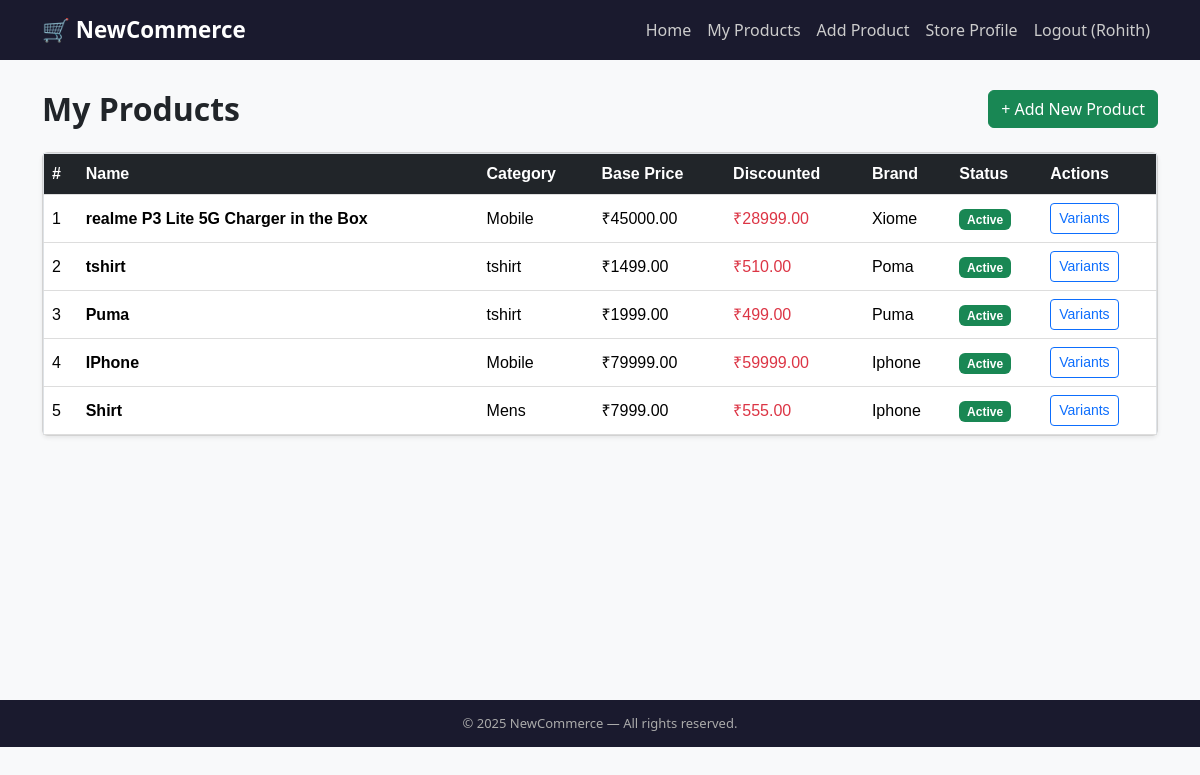
Screenshot of /core/display_products/ (signed in) with the database file from the repository.
### account/models.py (models this page shows)
class User(AbstractUser):
    role_choices = [
        ('customer', 'customer'),
        ('seller', 'seller'),
        ('admin', 'admin'),
    ]
    role=models.CharField(max_length=20, choices=role_choices, null=True, blank=True)
    phone_number=models.CharField(unique=True,null=True,blank=True)
    otp=models.IntegerField(null=True,blank=True)
    otp_expiery=models.DateTimeField(null=True,blank=True)
    otp_verified=models.BooleanField(default=False)

### core/models.py (models this page shows, shortened)
class Product(models.Model):
    name=models.CharField(max_length=200)
    description=models.TextField()
    category = models.ForeignKey(Category, on_delete=models.CASCADE, null=True, blank=True)
    base_price=models.DecimalField(max_digits=10,decimal_places=2)
    discounted_price=models.DecimalField(max_digits=10,decimal_places=2,null=True,blank=True)
    stock=models.CharField(max_length=50,null=True,blank=True)
    brand=models.CharField(max_length=50,null=True,blank=True)
    is_active=models.BooleanField(default=True)
    created_at=models.DateTimeField(auto_now_add=True)
    updated_at=models.DateTimeField(auto_now=True)
    seller=models.ForeignKey('sellar.Seller',on_delete=models.CASCADE,related_name='products',null=True,blank=True)

class Category(models.Model):
    name=models.CharField(max_length=100)
    parent_category = models.ForeignKey('self',on_delete=models.CASCADE,null=True,blank=True,related_name='subcategories')
    def __str__(self):
        return self.name

### core/views.py (the view)
# urls.py: path('display_products/',views.display_products,name='display_products'),
@login_required(login_url='/sellar/sellar_signin/')
def display_products(request):
    if hasattr(request.user, 'seller_profile'):
        products = Product.objects.filter(seller=request.user.seller_profile)
    else:
        products = Product.objects.all()
    context = {'products': products}
    return render(request, 'display_products.html', context)

### templates/display_products.html (shortened to what this page needs)
{% extends 'base.html' %}
{% load static %}
{% block extra_css %}
<link rel="stylesheet" href="{% static 'css/productlist.css' %}">
{% endblock %}
{% block content %}
<div class="d-flex justify-content-between align-items-center mb-4">
    <h2 class="fw-bold mb-0">My Products</h2>
    <a href="{% url 'add_product' %}" class="btn btn-success">+ Add New Product</a>
</div>
{% if products %}
<div class="card shadow-sm">
    <div class="table-responsive">
        <table class="table table-hover align-middle mb-0">
            <thead class="table-dark">
                <tr>
                    <th>#</th>
                    <th>Name</th>
                    <th>Category</th>
                    <th>Base Price</th>
                    <th>Discounted</th>
                    <th>Brand</th>
                    <th>Status</th>
                    <th>Actions</th>
                </tr>
            </thead>
            <tbody>
                {% for i in products %}
                <tr>
                    <td>{{ forloop.counter }}</td>
                    <td class="fw-semibold">{{ i.name }}</td>
                    <td>{{ i.category|default:"—" }}</td>
                    <td>₹{{ i.base_price }}</td>
                    <td>{% if i.discounted_price %}<span class="text-danger">₹{{ i.discounted_price }}</span>{% else %}—{% endif %}</td>
                    <td>{{ i.brand|default:"—" }}</td>
                    <td>
                        {% if i.is_active %}
                            <span class="badge bg-success">Active</span>
                        {% else %}
                            <span class="badge bg-secondary">Inactive</span>
                        {% endif %}
                    </td>
                    <td>
                        <a href="{% url 'varients' i.id %}" class="btn btn-outline-primary btn-sm">Variants</a>
                    </td>
                </tr>
                {% endfor %}
            </tbody>
        </table>
    </div>
</div>
{% else %}
<div class="text-center py-5">
    <h5 class="text-muted">You haven't added any products yet.</h5>
    <a href="{% url 'add_product' %}" class="btn btn-success mt-2">Add Your First Product</a>
</div>
{% endif %}
{% endblock %}

### templates/base.html (shortened to what this page needs)
{% load static %}
{% load crispy_forms_tags %}
<!DOCTYPE html>
<html lang="en">
<head>
    <link rel="stylesheet" href="{% static 'css/bootstrap.min.css' %}">
    {% block extra_css %}{% endblock %}
</head>
<body>
<nav class="navbar navbar-expand-lg">
    <div class="container">
        <a class="navbar-brand" href="{% url 'home' %}">🛒 NewCommerce</a>
        <div class="collapse navbar-collapse" id="navMenu">
            <ul class="navbar-nav ms-auto">
                <li class="nav-item"><a class="nav-link" href="{% url 'home' %}">Home</a></li>
                {% if user.is_authenticated %}
                    {% if user.role == 'seller' %}
                        <li class="nav-item"><a class="nav-link" href="{% url 'display_products' %}">My Products</a></li>
                        <li class="nav-item"><a class="nav-link" href="{% url 'add_product' %}">Add Product</a></li>
                        <li class="nav-item"><a class="nav-link" href="{% url 'seller_profile' %}">Store Profile</a></li>
                    {% endif %}
                    <li class="nav-item"><a class="nav-link" href="{% url 'logout' %}">Logout ({{ user.username }})</a></li>
                {% else %}
                    <li class="nav-item"><a class="nav-link" href="{% url 'signin' %}">Sign In</a></li>
                    <li class="nav-item"><a class="nav-link" href="{% url 'register' %}">Register</a></li>
                    <li class="nav-item"><a class="nav-link" href="{% url 'sellar_register' %}">Sell on NewCommerce</a></li>
                {% endif %}
            </ul>
        </div>
    </div>
</nav>
<div class="page-wrapper">
    <div class="container">
        {% block content %}{% endblock %}
    </div>
</div>
<footer>
    &copy; 2025 NewCommerce &mdash; All rights reserved.
</footer>
</body>
</html>

### static/css/productlist.css (style rules this page uses)
table { width: 100%; border: 1px solid black; margin-bottom: 20px; font-family: Arial, sans-serif; background-color: #fefefe; }
th, td { padding: 12px; text-align: left; border-bottom: 1px solid #ddd; }
th { background-color: #f2f2f2; }

### templates/base.html (style rules this page uses)
body { background-color: #f8f9fa; }
.navbar-brand { font-weight: 700; font-size: 1.4rem; color: #fff !important; }
.navbar { background-color: #1a1a2e; }
.navbar-nav .nav-link { color: #ccc !important; }
.page-wrapper { min-height: 80vh; padding: 30px 0; }
footer { background: #1a1a2e; color: #aaa; text-align: center; padding: 14px; font-size: 13px; }

### rows the page displays
User: username "Rohith"
Product: name "realme P3 Lite 5G Charger in the Box", category "Mobile", base_price "45000.00", discounted_price "28999.00", brand "Xiome", is_active "Active"
Product: name "tshirt", category "tshirt", base_price "1499.00", discounted_price "510.00", brand "Poma", is_active "Active"
Product: name "Puma", category "tshirt", base_price "1999.00", discounted_price "499.00", brand "Puma", is_active "Active"
Product: name "IPhone", category "Mobile", base_price "79999.00", discounted_price "59999.00", brand "Iphone", is_active "Active"
Product: name "Shirt", category "Mens", base_price "7999.00", discounted_price "555.00", brand "Iphone", is_active "Active"
